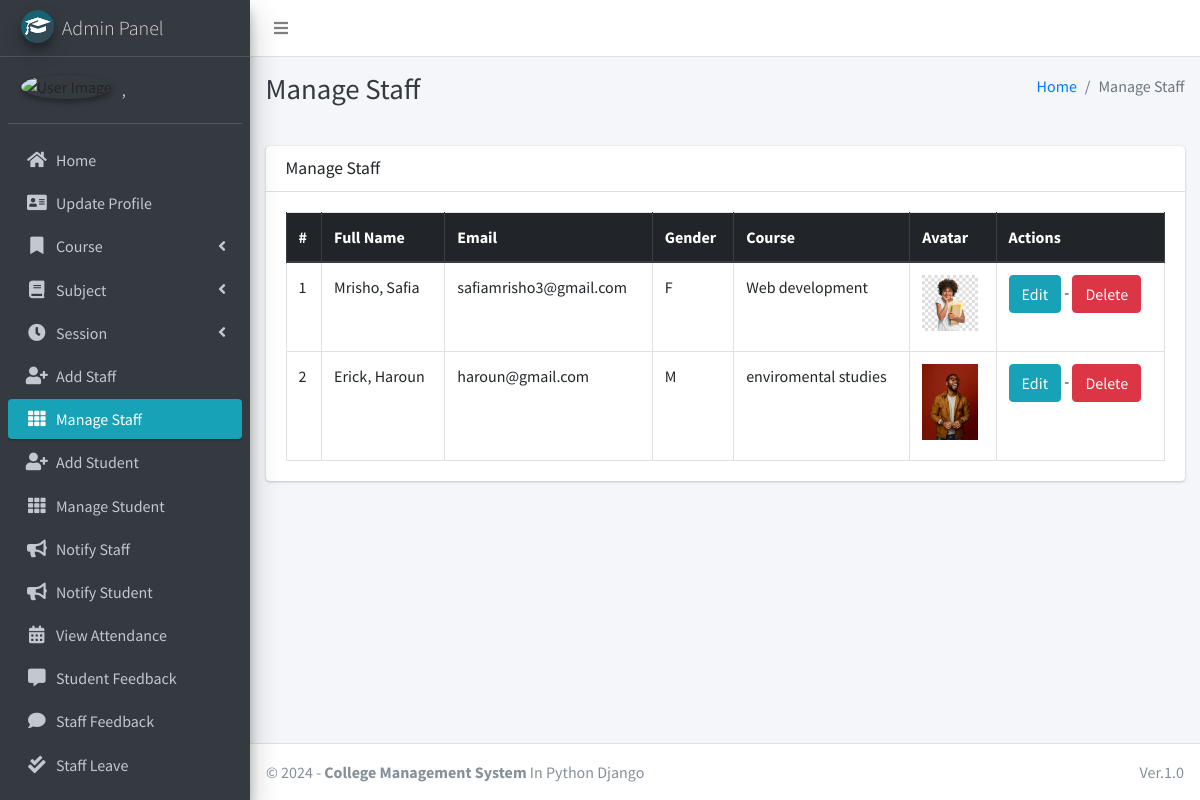
Page /staff/manage/ (signed in) on the committed database.
### main_app/models.py (models this page shows, shortened)
class CustomUser(AbstractUser):
    USER_TYPE = ((1, "HOD"), (2, "Staff"), (3, "Student"))
    GENDER = [("M", "Male"), ("F", "Female")]
    username = None  # Removed username, using email instead
    email = models.EmailField(unique=True)
    user_type = models.CharField(default=1, choices=USER_TYPE, max_length=1)
    gender = models.CharField(max_length=1, choices=GENDER)
    profile_pic = models.ImageField()
    address = models.TextField()
    fcm_token = models.TextField(default="")  # For firebase notifications
    created_at = models.DateTimeField(auto_now_add=True)
    updated_at = models.DateTimeField(auto_now=True)
    USERNAME_FIELD = "email"
    REQUIRED_FIELDS = []
    objects = CustomUserManager()
    def __str__(self):
        return self.last_name + ", " + self.first_name

class Staff(models.Model):
    course = models.ForeignKey(Course, on_delete=models.DO_NOTHING, null=True, blank=False)
    admin = models.OneToOneField(CustomUser, on_delete=models.CASCADE)

class Course(models.Model):
    name = models.CharField(max_length=120)
    created_at = models.DateTimeField(auto_now_add=True)
    updated_at = models.DateTimeField(auto_now=True)

### main_app/hod_views.py (the view)
# urls.py: path("staff/manage/", hod_views.manage_staff, name='manage_staff'),
def manage_staff(request):
    allStaff = CustomUser.objects.filter(user_type=2)
    context = {
        'allStaff': allStaff,
        'page_title': 'Manage Staff'
    }
    return render(request, "hod_template/manage_staff.html", context)

### main_app/templates/hod_template/manage_staff.html
{% extends 'main_app/base.html' %}
{% load static %}
{% block page_title %}{{page_title}}{% endblock page_title %}
{% block content %}
<section class="content">
    <div class="container-fluid">
        <div class="row">
            <div class="col-md-12">
                <div class="card">
                    <div class="card-header">
                        <h3 class="card-title">{{page_title}}</h3>
                    </div>
                    <div class="card-body">
                        <table id="example2" class="table table-bordered table-hover">
                            <thead class="thead-dark">
                                <tr>
                                    <th>#</th>
                                    <th>Full Name</th>
                                    <th>Email</th>
                                    <th>Gender</th>
                                    <th>Course</th>
                                    <th>Avatar</th>
                                    <th>Actions</th>
                                </tr>
                            </thead>
                            <tbody>
                                {% for staff in allStaff %}
                                <tr>
                                    <td>{{ forloop.counter }}</td>
                                    <td>{{staff.last_name}}, {{staff.first_name}}</td>
                                    <td>{{staff.email}}</td>
                                    <td>{{staff.gender}}</td>
                                    <td>{{staff.staff.course.name}}</td>
                                    <td>
                                        {% if staff.profile_pic == ""  %}
                                        No Image
                                        {% else %}
                                        <img class="img img-fluid mb-2" height="56" width="56"
                                            src="{{staff.profile_pic}}" alt="">
                                        {% endif %}
                                    </td>
                                    <td>
                                        <a href="{% url 'edit_staff' staff.staff.id %}" class="btn btn-info">Edit</a> -
                                        <a href="{% url 'delete_staff' staff.staff.id %}" class="btn btn-danger" onclick="return confirm('Are you sure about this ?')">Delete</a>
                                    </td>
                                </tr>
                                {% endfor %}
                            </tbody>
                        </table>
                    </div>
                </div>
            </div>
        </div>
    </div>
</section>
{% endblock content %}

### main_app/templates/main_app/sidebar_template.html (shortened to what this page needs)
{% load static %}
<aside class="main-sidebar sidebar-dark-info elevation-4">
    {% if request.user.user_type == '1' %}
    <a href="{% url 'admin_home' %}" class="brand-link">
        <img src="{% static 'dist/img/cmsl.png' %} " alt="AdminLTE Logo"
            class="brand-image img-circle elevation-3" >
        <span class="brand-text font-weight-light">Admin Panel</span>
    </a>
    <div class="sidebar">
        <div class="user-panel mt-3 pb-3 mb-3 d-flex">
            <div class="image">
                <img src="{{ request.user.profile_pic}}" class="img-circle elevation-2" alt="User Image">
            </div>
            <div class="info">
                <a href="#" class="d-block">{{user}}</a>
            </div>
        </div>
        <nav class="mt-2">
            <ul class="nav nav-pills nav-sidebar flex-column" data-widget="treeview" role="menu" data-accordion="false">
                <li class="nav-item">
                    {% url 'admin_home' as admin_home %}
                    <a href="{{admin_home}}" class="nav-link {% if admin_home == request.path %} active {% endif %}">
                        <i class="nav-icon fas fa-home"></i>
                        <p>
                            Home
                        </p>
                    </a>
                </li>
                <li class="nav-item">
                    {% url 'admin_view_profile' as admin_view_profile %}
                    <a href="{{admin_view_profile}}"
                        class="nav-link {% if admin_view_profile == request.path %} active {% endif %}">
                        <i class="nav-icon fas fa-address-card"></i>
                        <p>
                            Update Profile
                        </p>
                    </a>
                </li>
                <li class="nav-item has-treeview">
                    <a href="#" class="nav-link">
                        <i class="nav-icon fas fa-bookmark"></i>
                        <p>
                            Course
                            <i class="fas fa-angle-left right"></i>
                        </p>
                    </a>
                </li>
                <li class="nav-item has-treeview">
                    <a href="#" class="nav-link">
                        <i class="nav-icon fas fa-book"></i>
                        <p>
                            Subject
                            <i class="fas fa-angle-left right"></i>
                        </p>
                    </a>
                </li>
                <li class="nav-item has-treeview">
                    <a href="#" class="nav-link">
                        <i class="nav-icon fas fa-clock"></i>
                        <p>
                            Session
                            <i class="fas fa-angle-left right"></i>
                        </p>
                    </a>
                </li>
                <li class="nav-item">
                    {% url 'add_staff' as add_staff %}
                    <a href="{{add_staff}}" class="nav-link {% if add_staff == request.path %} active {% endif %}">
                        <i class="nav-icon fas fa-user-plus"></i>
                        <p>
                            Add Staff
                        </p>
                    </a>
                </li>
                <li class="nav-item">
                    {% url 'manage_staff' as manage_staff %}
                    {% url 'edit_staff' staff_id as edit_staff %}
                    <a href="{{manage_staff}}"
                        class="nav-link {% if manage_staff == request.path or request.path == edit_staff %} active {% endif %}">
                        <i class="nav-icon fas fa-th"></i>
                        <p>
                            Manage Staff
                        </p>
                    </a>
                </li>
                <li class="nav-item">
                    {% url 'add_student' as add_student%}
                    <a href="{{add_student}}" class="nav-link  {% if add_student == request.path %} active {% endif %}">
                        <i class="nav-icon fas fa-user-plus"></i>
                        <p>
                            Add Student
                        </p>
                    </a>
                </li>
                <li class="nav-item">
                    {% url 'manage_student' as manage_student %}
                    {% url 'edit_student' student_id as edit_student %}
                    <a href="{{manage_student}}"
                        class="nav-link  {% if edit_student == request.path or manage_student == request.path %} active {% endif %}">
                        <i class="nav-icon fas fa-th"></i>
                        <p>
                            Manage Student
                        </p>
                    </a>
                </li>
                <li class="nav-item">
                    {% url 'admin_notify_staff' as admin_notify_staff %}
                    <a href="{{admin_notify_staff}}"
                        class="nav-link {% if admin_notify_staff == request.path %} active {% endif %}">
                        <i class="nav-icon fas fa-bullhorn"></i>
                        <p>
                            Notify Staff
                        </p>
                    </a>
                </li>
                <li class="nav-item">
                    {% url 'admin_notify_student' as admin_notify_student %}
                    <a href="{{admin_notify_student}}"
                        class="nav-link {% if admin_notify_student == request.path %} active {% endif %}">
                        <i class="nav-icon fas fa-bullhorn"></i>
                        <p>
                            Notify Student
                        </p>
                    </a>
                </li>
                <li class="nav-item">
                    {% url 'admin_view_attendance' as admin_view_attendance %}
                <li class="nav-item">
                    <a href="{{admin_view_attendance}}"
                        class="nav-link  {% if admin_view_attendance == request.path %} active {% endif %}">
                        <i class="nav-icon fas fa-calendar-alt"></i>
                        <p>
                            View Attendance
                        </p>
                    </a>
                </li>
                <li class="nav-item">
                    {% url 'student_feedback_message' as student_feedback_message %}
                    <a href="{{ student_feedback_message }}"
                        class="nav-link  {% if student_feedback_message == request.path %} active {% endif %}">
                        <i class="nav-icon fas fa-comment-alt"></i>
                        <p>
                            Student Feedback
                        </p>
                    </a>
                </li>
                <li class="nav-item">
                    {% url 'staff_feedback_message' as staff_feedback_message %}
                    <a href="{{staff_feedback_message}}"
                        class="nav-link   {% if staff_feedback_message == request.path %} active {% endif %}">
                        <i class="nav-icon fas fa-comment"></i>
                        <p>
                            Staff Feedback
                        </p>
                    </a>
                </li>
                <li class="nav-item">
                    {% url 'view_staff_leave' as view_staff_leave %}
                    <a href="{{view_staff_leave}}"
                        class="nav-link  {% if view_staff_leave == request.path %} active {% endif %}">
                        <i class="nav-icon fas fa-check-double"></i>
                        <p>
                            Staff Leave
                        </p>
                    </a>
                </li>
                <li class="nav-item">
                    {% url 'view_student_leave' as view_student_leave %}
                    <a href="{% url 'view_student_leave' %}"
                        class="nav-link  {% if view_student_leave == request.path %} active {% endif %}">
                    </a>
                </li>
                                        {% endif %}
                                    </ul>
                                </nav>
                            </div>
</aside>

### rows in the picture
CustomUser: last_name+first_name ","
CustomUser: last_name "Mrisho", first_name "Safia", email "safiamrisho3@gmail.com", gender "F", staff.course.name "Web development", profile_pic (picture)
CustomUser: last_name "Erick", first_name "Haroun", email "haroun@gmail.com", gender "M", staff.course.name "enviromental studies", shows a picture

### other values in the picture
{{ page_title }} "Manage Staff"
